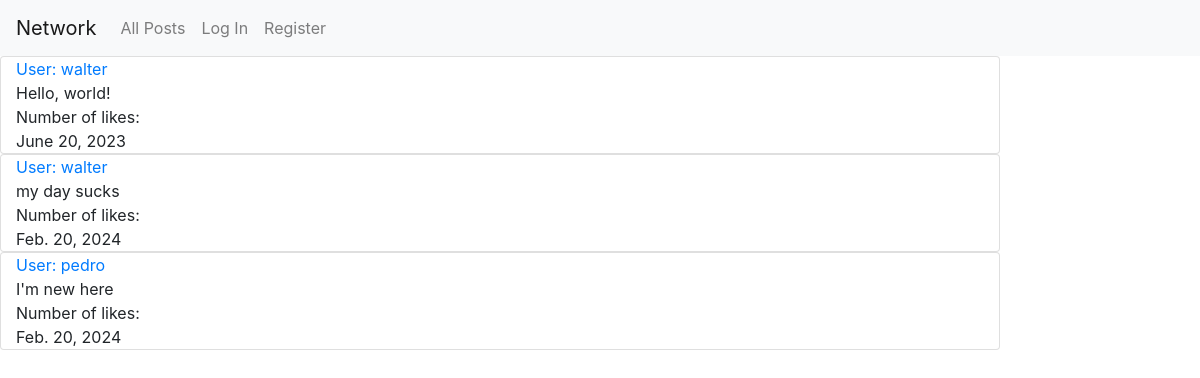
The page / on the database its author committed.
### network/models.py (models this page shows, shortened)
class Post(models.Model):
    user = models.ForeignKey(User, on_delete=models.CASCADE, blank=True, null=True, related_name="poster")
    post = models.CharField(max_length=64)
    date = models.DateField()

class User(AbstractUser):
    pass
    def __str__(self):
        return self.username

### network/views.py (the view)
# urls.py: path("", views.index, name="index"),
def index(request):
    if request.user.is_authenticated:
        posts = Post.objects.all()
        return render(request, "network/index.html", {
            "posts": posts,
        })
    else:
        posts = Post.objects.all()
        return render(request, "network/index.html", {
            "posts": posts,
        })

### network/templates/network/index.html
{% extends "network/layout.html" %}
{% block body %}
{% if user.is_authenticated %}
    <h1> All Posts</h1>
    <div>
        <form action="{% url 'new_post' %}" method="post">
            {% csrf_token %}
            <div class="mb-3 card col-10">
                <div class="mb-3">
                    <label for="post" class="form-label">New Post</label>
                </div>
                <div class="mb-3">
                    <textarea class="form-control" name="text-compose" rows="2"></textarea>
                </div>
                <input class="btn btn-primary" type="submit" value="Post">
            </div>
        </form>
        <div class="mb-3">
            {% for post in posts %}
            <div class="card col-10">
                <div><a id="users" class="" href="{% url 'profile' user_id=post.user.id %}"> User: {{ post.user }}</a></div>
                <div>{{ post.post }}</div>
                <div>Number of likes: {{post.likes}}</div>
                <div>{{ post.date }}</div>
            </div>
            {% endfor %}
        </div>
    </div>
{% else %}
<div class="mb-3">
    {% for post in posts %}
    <div class="card col-10">
        <div><a id="users" class="" href="{% url 'profile' user_id=post.user.id %}"> User: {{ post.user }}</a></div>
        <div>{{ post.post }}</div>
        <div>Number of likes: {{post.likes}}</div>
        <div>{{ post.date }}</div>
    </div>
    {% endfor %}
</div>
{% endif %}
{% endblock %}

### rows shown on the page
Post: user "walter", post "Hello, world!", date "June 20, 2023"
Post: user "walter", post "my day sucks", date "Feb. 20, 2024"
Post: user "pedro", post "I'm new here", date "Feb. 20, 2024"
